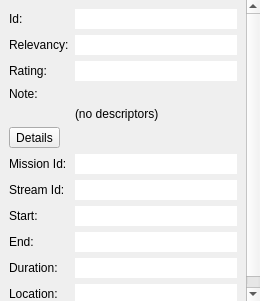
<?xml version="1.0" encoding="UTF-8"?>
<ui version="4.0">
 <class>resultInfo</class>
 <widget class="QWidget" name="resultInfo">
  <property name="geometry">
   <rect>
    <x>0</x>
    <y>0</y>
    <width>260</width>
    <height>301</height>
   </rect>
  </property>
  <property name="windowTitle">
   <string>Form</string>
  </property>
  <layout class="QVBoxLayout" name="verticalLayout_3">
   <property name="margin">
    <number>0</number>
   </property>
   <item>
    <widget class="QStackedWidget" name="stackedWidget">
     <property name="currentIndex">
      <number>0</number>
     </property>
     <widget class="QScrollArea" name="scrollArea">
      <property name="frameShape">
       <enum>QFrame::NoFrame</enum>
      </property>
      <property name="widgetResizable">
       <bool>true</bool>
      </property>
      <widget class="QWidget" name="scrollAreaWidgetContents">
       <property name="geometry">
        <rect>
         <x>0</x>
         <y>0</y>
         <width>260</width>
         <height>301</height>
        </rect>
       </property>
       <layout class="QFormLayout" name="formLayout">
        <property name="fieldGrowthPolicy">
         <enum>QFormLayout::ExpandingFieldsGrow</enum>
        </property>
        <item row="0" column="0">
         <widget class="QLabel" name="idLabel">
          <property name="text">
           <string>Id:</string>
          </property>
         </widget>
        </item>
        <item row="0" column="1">
         <widget class="QLineEdit" name="id">
          <property name="frame">
           <bool>false</bool>
          </property>
          <property name="readOnly">
           <bool>true</bool>
          </property>
         </widget>
        </item>
        <item row="1" column="0">
         <widget class="QLabel" name="relevancyLabel">
          <property name="text">
           <string>Relevancy:</string>
          </property>
         </widget>
        </item>
        <item row="1" column="1">
         <widget class="QLineEdit" name="relevancy">
          <property name="frame">
           <bool>false</bool>
          </property>
          <property name="readOnly">
           <bool>true</bool>
          </property>
         </widget>
        </item>
        <item row="2" column="0">
         <widget class="QLabel" name="classificationLabel">
          <property name="text">
           <string>Rating:</string>
          </property>
         </widget>
        </item>
        <item row="2" column="1">
         <widget class="QLineEdit" name="classification">
          <property name="frame">
           <bool>false</bool>
          </property>
          <property name="readOnly">
           <bool>true</bool>
          </property>
         </widget>
        </item>
        <item row="3" column="0">
         <widget class="QLabel" name="noteLabel">
          <property name="text">
           <string>Note:</string>
          </property>
         </widget>
        </item>
        <item row="3" column="1">
         <widget class="qtSqueezedLabel" name="note">
          <property name="sizePolicy">
           <sizepolicy hsizetype="Expanding" vsizetype="Preferred">
            <horstretch>0</horstretch>
            <verstretch>0</verstretch>
           </sizepolicy>
          </property>
          <property name="text">
           <string/>
          </property>
          <property name="textFormat">
           <enum>Qt::PlainText</enum>
          </property>
         </widget>
        </item>
        <item row="4" column="1">
         <widget class="vvQueryInfoLabel" name="descriptorInfo">
          <property name="text">
           <string>(no descriptors)</string>
          </property>
          <property name="errorText" stdset="0">
           <string>(no descriptors)</string>
          </property>
         </widget>
        </item>
        <item row="5" column="0">
         <widget class="qtExpander" name="showDetails">
          <property name="text">
           <string>Details</string>
          </property>
          <property name="checkable">
           <bool>true</bool>
          </property>
         </widget>
        </item>
        <item row="6" column="0">
         <widget class="QLabel" name="missionIdLabel">
          <property name="text">
           <string>Mission Id:</string>
          </property>
         </widget>
        </item>
        <item row="6" column="1">
         <widget class="QLineEdit" name="missionId">
          <property name="frame">
           <bool>false</bool>
          </property>
          <property name="readOnly">
           <bool>true</bool>
          </property>
         </widget>
        </item>
        <item row="7" column="0">
         <widget class="QLabel" name="streamIdLabel">
          <property name="text">
           <string>Stream Id:</string>
          </property>
         </widget>
        </item>
        <item row="7" column="1">
         <widget class="QLineEdit" name="streamId">
          <property name="frame">
           <bool>false</bool>
          </property>
          <property name="readOnly">
           <bool>true</bool>
          </property>
         </widget>
        </item>
        <item row="8" column="0">
         <widget class="QLabel" name="startTimeLabel">
          <property name="text">
           <string>Start:</string>
          </property>
         </widget>
        </item>
        <item row="8" column="1">
         <widget class="QLineEdit" name="startTime">
          <property name="frame">
           <bool>false</bool>
          </property>
          <property name="readOnly">
           <bool>true</bool>
          </property>
         </widget>
        </item>
        <item row="9" column="0">
         <widget class="QLabel" name="endTimelabel">
          <property name="text">
           <string>End:</string>
          </property>
         </widget>
        </item>
        <item row="9" column="1">
         <widget class="QLineEdit" name="endTime">
          <property name="frame">
           <bool>false</bool>
          </property>
          <property name="readOnly">
           <bool>true</bool>
          </property>
         </widget>
        </item>
        <item row="10" column="0">
         <widget class="QLabel" name="durationLabel">
          <property name="text">
           <string>Duration:</string>
          </property>
         </widget>
        </item>
        <item row="10" column="1">
         <widget class="QLineEdit" name="duration">
          <property name="frame">
           <bool>false</bool>
          </property>
          <property name="readOnly">
           <bool>true</bool>
          </property>
         </widget>
        </item>
        <item row="11" column="0">
         <widget class="QLabel" name="locationLabel">
          <property name="text">
           <string>Location:</string>
          </property>
         </widget>
        </item>
        <item row="11" column="1">
         <widget class="QLineEdit" name="location">
          <property name="frame">
           <bool>false</bool>
          </property>
          <property name="readOnly">
           <bool>true</bool>
          </property>
         </widget>
        </item>
       </layout>
      </widget>
     </widget>
     <widget class="QWidget" name="helpWidget">
      <layout class="QVBoxLayout" name="verticalLayout">
       <item>
        <widget class="QLabel" name="notice">
         <property name="text">
          <string>Notice</string>
         </property>
         <property name="alignment">
          <set>Qt::AlignBottom|Qt::AlignHCenter</set>
         </property>
        </widget>
       </item>
       <item>
        <widget class="QLabel" name="helpLabel">
         <property name="enabled">
          <bool>false</bool>
         </property>
         <property name="text">
          <string>Select a single result to view detailed information.</string>
         </property>
         <property name="alignment">
          <set>Qt::AlignHCenter|Qt::AlignTop</set>
         </property>
         <property name="wordWrap">
          <bool>true</bool>
         </property>
        </widget>
       </item>
       <item>
        <spacer name="verticalSpacer">
         <property name="orientation">
          <enum>Qt::Vertical</enum>
         </property>
         <property name="sizeHint" stdset="0">
          <size>
           <width>20</width>
           <height>40</height>
          </size>
         </property>
        </spacer>
       </item>
      </layout>
     </widget>
    </widget>
   </item>
  </layout>
 </widget>
 <customwidgets>
  <customwidget>
   <class>vvQueryInfoLabel</class>
   <extends>QLabel</extends>
   <header location="global">vvQueryInfoLabel.h</header>
  </customwidget>
  <customwidget>
   <class>qtExpander</class>
   <extends>QToolButton</extends>
   <header location="global">qtExpander.h</header>
  </customwidget>
  <customwidget>
   <class>qtSqueezedLabel</class>
   <extends>QLabel</extends>
   <header location="global">qtSqueezedLabel.h</header>
  </customwidget>
 </customwidgets>
 <resources/>
 <connections/>
</ui>
